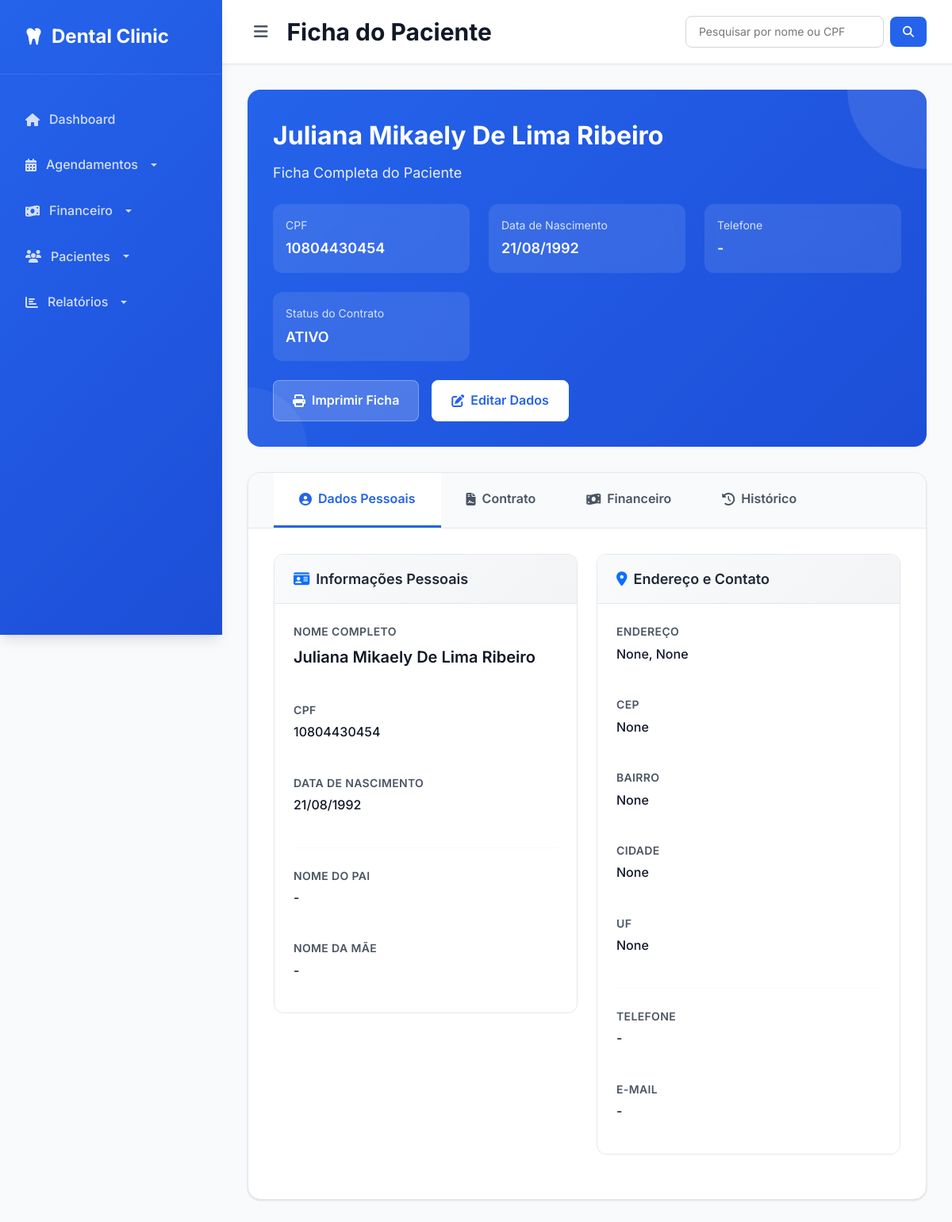
/financeiro/paciente/2/, run on the app's committed database.
### paciente/models.py (models this page shows, shortened)
class Paciente(models.Model):
    nome = models.CharField(max_length=100)
    cpf = models.CharField(max_length=14, unique=True)
    data_nascimento = models.DateField()
    nome_pai = models.CharField(max_length=150, blank=True, null=True)
    nome_mae = models.CharField(max_length=150, blank=True, null=True)
    nacionalidade = models.CharField(max_length=100, blank=True, null=True)
    naturalidade = models.CharField(max_length=100, blank=True, null=True)
    estado_civil = models.CharField(
        max_length=20,
        choices=[
            ('solteiro', 'Solteiro(a)'),
            ('casado', 'Casado(a)'),
            ('divorciado', 'Divorciado(a)'),
            ('viuvo', 'Viúvo(a)'),
            ('outro', 'Outro'),
        ],
        blank=True,
        null=True
    )
    sexo = models.CharField(
        max_length=10,
        choices=[
            ('masculino', 'Masculino'),
            ('feminino', 'Feminino'),
            ('outro', 'Outro'),
        ],
        blank=True,
        null=True
    )
    profissao = models.CharField(max_length=100, blank=True, null=True)
    telefone = models.CharField(max_length=20, blank=True, null=True)
    observacao_contato = models.TextField(blank=True, null=True)
    cep = models.CharField(max_length=9, blank=True, null=True)
    endereco = models.CharField(max_length=150, blank=True, null=True)
    numero = models.CharField(max_length=10, blank=True, null=True)
    bairro = models.CharField(max_length=100, blank=True, null=True)
    cidade = models.CharField(max_length=100, blank=True, null=True)
    uf = models.CharField(max_length=2, blank=True, null=True)
    complemento = models.CharField(max_length=100, blank=True, null=True)
    ponto_referencia = models.CharField(max_length=150, blank=True, null=True)
    outras_observacoes = models.TextField(blank=True, null=True)
    data_cadastro = models.DateTimeField(auto_now_add=True)

### financeiro/models.py (models this page shows, shortened)
class Contrato(models.Model):
    STATUS_CONTRATO_CHOICES = [
        ('ativo', 'ATIVO'),
        ('pendente', 'PENDENTE'),
        ('cancelado', 'CANCELADO'),
        ]
    paciente = models.ForeignKey('paciente.Paciente', on_delete=models.CASCADE, verbose_name='Paciente')
    plano = models.ForeignKey(Plano, on_delete=models.CASCADE, verbose_name='Plano')
    data_adesao = models.DateField(default=date.today, verbose_name='Adesão')
    dia_vencimento = models.IntegerField(choices=[(d, f"Dia {d}") for d in [5, 10, 15, 20, 25, 30]], verbose_name='Vencimento')
    numero_contrato = models.CharField(max_length=20, unique=True, verbose_name='Contrato')
    status_contrato = models.CharField(max_length=20, verbose_name='Status', choices=STATUS_CONTRATO_CHOICES, null=True, blank=True)

### financeiro/views.py (the view)
# urls.py: path('paciente/<int:paciente_id>/', views.paciente_ficha, name='paciente_ficha'),
def paciente_ficha(request, paciente_id):
    paciente = get_object_or_404(Paciente, id=paciente_id)
    contrato = Contrato.objects.filter(paciente=paciente).first()
    parcelas_aberto = Parcela.objects.filter(contrato=contrato, status='aberto') if contrato else []
    parcelas_pagas = Parcela.objects.filter(contrato=contrato, status='pago') if contrato else []
    agendamentos = Agendamento.objects.filter(paciente=paciente).order_by('-data', '-hora')
    if request.method == 'POST':
        form = PacienteForm(request.POST, instance=paciente)
        if form.is_valid():
            form.save()
            return redirect('financeiro:paciente_ficha', paciente_id=paciente.id)
    else:
        form = PacienteForm(instance=paciente)
    context = {
        'paciente': paciente,
        'form': form,
        'contrato': contrato,
        'parcelas_aberto': parcelas_aberto,
        'parcelas_pagas': parcelas_pagas,
        'agendamentos': agendamentos  # <-- Adiciona os agendamentos ao contexto
    }
    return render(request, 'financeiro/paciente/ficha.html', context)

### agendamento/models.py (called while the page is built)
    def __str__(self):
        return self.nome

### financeiro/models.py (called while the page is built)
    def __str__(self):
        return self.nome

### financeiro/templates/financeiro/paciente/ficha.html (shortened to what this page needs)
{% extends 'core/base.html' %}
{% load static %}
{% load crispy_forms_tags %}
{% block page_title %}Ficha do Paciente{% endblock %}
{% block content %}
<div class="patient-header">
    <div class="content">
        <div class="patient-name">{{ paciente.nome }}</div>
        <div class="patient-subtitle">Ficha Completa do Paciente</div>
        <div class="patient-quick-info">
            <div class="quick-info-item">
                <div class="quick-info-label">CPF</div>
                <div class="quick-info-value">{{ paciente.cpf }}</div>
            </div>
            <div class="quick-info-item">
                <div class="quick-info-label">Data de Nascimento</div>
                <div class="quick-info-value">{{ paciente.data_nascimento|date:"d/m/Y" }}</div>
            </div>
            <div class="quick-info-item">
                <div class="quick-info-label">Telefone</div>
                <div class="quick-info-value">{{ paciente.telefone|default:"-" }}</div>
            </div>
            {% if contrato %}
            <div class="quick-info-item">
                <div class="quick-info-label">Status do Contrato</div>
                <div class="quick-info-value">{{ contrato.get_status_contrato_display }}</div>
            </div>
            {% endif %}
        </div>
        <div class="action-buttons">
            <a href="#" class="btn-action">
                <i class="fas fa-print"></i>
                Imprimir Ficha
            </a>
            <a href="{% url 'paciente:editar_paciente' paciente.id %}" class="btn-action primary">
                <i class="fas fa-edit"></i>
                Editar Dados
            </a>
        </div>
    </div>
</div>
<div class="tabs-container">
    <div class="custom-tabs">
        <button class="custom-tab active" onclick="showTab('dados')">
            <i class="fas fa-user-circle"></i>
            Dados Pessoais
        </button>
        <button class="custom-tab" onclick="showTab('contrato')">
            <i class="fas fa-file-contract"></i>
            Contrato
        </button>
        <button class="custom-tab" onclick="showTab('financeiro')">
            <i class="fas fa-money-bill-wave"></i>
            Financeiro
        </button>
        <button class="custom-tab" onclick="showTab('historico')">
            <i class="fas fa-history"></i>
            Histórico
        </button>
    </div>
    <div class="tab-content-container">
        <div id="dados" class="tab-content active">
            <div class="row">
                <div class="col-lg-6">
                    <div class="info-card">
                        <div class="info-card-header">
                            <h5 class="info-card-title">
                                <i class="fas fa-id-card text-primary"></i>
                                Informações Pessoais
                            </h5>
                        </div>
                        <div class="info-card-body">
                            <div class="info-grid">
                                <div class="info-item">
                                    <div class="info-label">Nome Completo</div>
                                    <div class="info-value large">{{ paciente.nome }}</div>
                                </div>
                                <div class="info-item">
                                    <div class="info-label">CPF</div>
                                    <div class="info-value">{{ paciente.cpf }}</div>
                                </div>
                                <div class="info-item">
                                    <div class="info-label">Data de Nascimento</div>
                                    <div class="info-value">{{ paciente.data_nascimento|date:"d/m/Y" }}</div>
                                </div>
                            </div>
                            <hr style="margin: 1.5rem 0; border-color: var(--gray-200);">
                            <div class="info-grid">
                                <div class="info-item">
                                    <div class="info-label">Nome do Pai</div>
                                    <div class="info-value">{{ paciente.nome_pai|default:"-" }}</div>
                                </div>
                                <div class="info-item">
                                    <div class="info-label">Nome da Mãe</div>
                                    <div class="info-value">{{ paciente.nome_mae|default:"-" }}</div>
                                </div>
                            </div>
                        </div>
                    </div>
                </div>
                <div class="col-lg-6">
                    <div class="info-card">
                        <div class="info-card-header">
                            <h5 class="info-card-title">
                                <i class="fas fa-map-marker-alt text-primary"></i>
                                Endereço e Contato
                            </h5>
                        </div>
                        <div class="info-card-body">
                            <div class="info-grid">
                                <div class="info-item">
                                    <div class="info-label">Endereço</div>
                                    <div class="info-value">{{ paciente.endereco }}, {{ paciente.numero }}</div>
                                </div>
                                <div class="info-item">
                                    <div class="info-label">CEP</div>
                                    <div class="info-value">{{ paciente.cep }}</div>
                                </div>
                                <div class="info-item">
                                    <div class="info-label">Bairro</div>
                                    <div class="info-value">{{ paciente.bairro }}</div>
                                </div>
                                <div class="info-item">
                                    <div class="info-label">Cidade</div>
                                    <div class="info-value">{{ paciente.cidade }}</div>
                                </div>
                                <div class="info-item">
                                    <div class="info-label">UF</div>
                                    <div class="info-value">{{ paciente.uf }}</div>
                                </div>
                            </div>
                            <hr style="margin: 1.5rem 0; border-color: var(--gray-200);">
                            <div class="info-grid">
                                <div class="info-item">
                                    <div class="info-label">Telefone</div>
                                    <div class="info-value">{{ paciente.telefone|default:"-" }}</div>
                                </div>
                                <div class="info-item">
                                    <div class="info-label">E-mail</div>
                                    <div class="info-value">{{ paciente.email|default:"-" }}</div>
                                </div>
                            </div>
                        </div>
                    </div>
                </div>
            </div>
        </div>
    </div>
</div>
{% endblock %}

### templates/core/base.html (style rules this page uses)
:root { --primary-color: #2563eb; --primary-light: #3b82f6; --primary-dark: #1d4ed8; --success-color: #10b981; --warning-color: #f59e0b; --danger-color: #ef4444; --gray-50: #f9fafb; --gray-100: #f3f4f6; --gray-200: #e5e7eb; --gray-300: #d1d5db; --gray-400: #9ca3af; --gray-500: #6b7280; --gray-600: #4b5563; --gray-700: #374151; --gray-800: #1f2937; --gray-900: #111827; --shadow-sm: 0 1px 2px 0 rgb(0 0 0 / 0.05); --shadow: 0 1px 3px 0 rgb(0 0 0 / 0.1), 0 1px 2px -1px rgb(0 0 0 / 0.1); --shadow-lg: 0 10px 15px -3px rgb(0 0 0 / 0.1), 0 4px 6px -4px rgb(0 0 0 / 0.1); }
* { margin: 0; padding: 0; box-sizing: border-box; }
body { font-family: 'Inter', -apple-system, BlinkMacSystemFont, sans-serif; background-color: var(--gray-50); color: var(--gray-800); line-height: 1.6; }

### financeiro/templates/financeiro/paciente/ficha.html (style rules this page uses)
.patient-header { background: linear-gradient(135deg, var(--primary-color) 0%, var(--primary-dark) 100%); color: white; border-radius: 1rem; padding: 2rem; margin-bottom: 2rem; position: relative; overflow: hidden; }
.patient-header::before { content: ''; position: absolute; top: 0; right: 0; width: 200px; height: 200px; background: rgba(255, 255, 255, 0.1); border-radius: 50%; transform: translate(50%, -50%); }
.patient-header::after { content: ''; position: absolute; bottom: 0; left: 0; width: 150px; height: 150px; background: rgba(255, 255, 255, 0.05); border-radius: 50%; transform: translate(-50%, 50%); }
.patient-header .content { position: relative; z-index: 1; }
.patient-name { font-size: 2rem; font-weight: 700; margin-bottom: 0.5rem; }
.patient-subtitle { font-size: 1.125rem; opacity: 0.9; margin-bottom: 1.5rem; }
.patient-quick-info { display: grid; grid-template-columns: repeat(auto-fit, minmax(200px, 1fr)); gap: 1.5rem; margin-top: 1.5rem; }
.quick-info-item { background: rgba(255, 255, 255, 0.1); padding: 1rem; border-radius: 0.75rem; backdrop-filter: blur(10px); }
.quick-info-label { font-size: 0.875rem; opacity: 0.8; margin-bottom: 0.25rem; }
.quick-info-value { font-size: 1.125rem; font-weight: 600; }
.action-buttons { display: flex; gap: 1rem; margin-top: 1.5rem; }
.btn-action { background: rgba(255, 255, 255, 0.2); color: white; border: 1px solid rgba(255, 255, 255, 0.3); padding: 0.75rem 1.5rem; border-radius: 0.5rem; text-decoration: none; font-weight: 600; transition: all 0.2s ease; display: flex; align-items: center; gap: 0.5rem; }
.btn-action.primary { background: white; color: var(--primary-color); border-color: white; }
.tabs-container { background: white; border-radius: 1rem; box-shadow: var(--shadow); border: 1px solid var(--gray-200); overflow: hidden; }
.custom-tabs { background: var(--gray-50); border-bottom: 1px solid var(--gray-200); padding: 0 2rem; display: flex; gap: 0; }
.custom-tab { background: transparent; border: none; padding: 1.25rem 2rem; color: var(--gray-600); font-weight: 600; cursor: pointer; transition: all 0.2s ease; border-bottom: 3px solid transparent; display: flex; align-items: center; gap: 0.5rem; position: relative; }
.custom-tab.active { color: var(--primary-color); border-bottom-color: var(--primary-color); background: white; }
.tab-content-container { padding: 2rem; }
.info-card { background: white; border-radius: 0.75rem; border: 1px solid var(--gray-200); overflow: hidden; margin-bottom: 1.5rem; transition: all 0.2s ease; }
.info-card-header { background: linear-gradient(135deg, var(--gray-50) 0%, var(--gray-100) 100%); padding: 1.25rem 1.5rem; border-bottom: 1px solid var(--gray-200); }
.info-card-title { margin: 0; font-size: 1.125rem; font-weight: 600; color: var(--gray-800); display: flex; align-items: center; gap: 0.5rem; }
.info-card-body { padding: 1.5rem; }
.info-grid { display: grid; grid-template-columns: repeat(auto-fit, minmax(200px, 1fr)); gap: 1.5rem; }
.info-item { margin-bottom: 1rem; }
.info-label { font-size: 0.875rem; font-weight: 600; color: var(--gray-600); margin-bottom: 0.25rem; text-transform: uppercase; letter-spacing: 0.025em; }
.info-value { font-size: 1rem; color: var(--gray-900); font-weight: 500; }
.info-value.large { font-size: 1.25rem; font-weight: 600; }

### data on the page
Paciente: nome "Juliana Mikaely De Lima Ribeiro", cpf "10804430454", data_nascimento "21/08/1992", telefone "-", nome_pai "-", nome_mae "-", endereco "None", numero "None", cep "None", bairro "None", cidade "None", uf "None"
Contrato: status_contrato "ATIVO"

### other printed values
{{ paciente.email|default:"-" }} "-"
